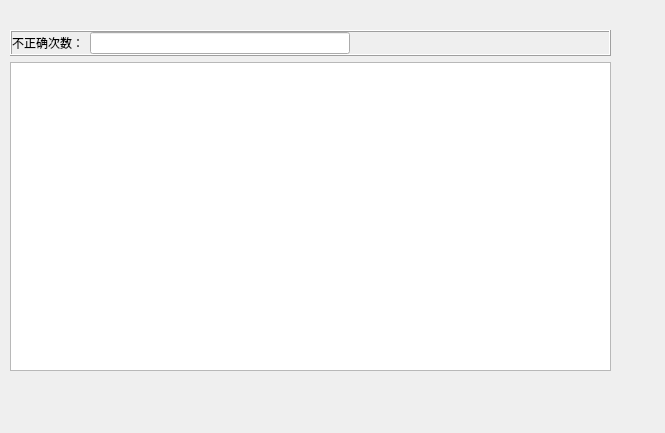
<?xml version="1.0" encoding="UTF-8"?>
<ui version="4.0">
 <class>dialowin</class>
 <widget class="QWidget" name="dialowin">
  <property name="geometry">
   <rect>
    <x>0</x>
    <y>0</y>
    <width>665</width>
    <height>433</height>
   </rect>
  </property>
  <property name="windowTitle">
   <string>Form</string>
  </property>
  <widget class="QWidget" name="widget_2" native="true">
   <property name="geometry">
    <rect>
     <x>10</x>
     <y>30</y>
     <width>601</width>
     <height>341</height>
    </rect>
   </property>
   <layout class="QVBoxLayout" name="verticalLayout">
    <property name="leftMargin">
     <number>0</number>
    </property>
    <property name="topMargin">
     <number>0</number>
    </property>
    <property name="rightMargin">
     <number>0</number>
    </property>
    <property name="bottomMargin">
     <number>0</number>
    </property>
    <item>
     <widget class="QFrame" name="frame">
      <property name="frameShape">
       <enum>QFrame::Box</enum>
      </property>
      <property name="frameShadow">
       <enum>QFrame::Raised</enum>
      </property>
      <layout class="QHBoxLayout" name="horizontalLayout">
       <property name="leftMargin">
        <number>0</number>
       </property>
       <property name="topMargin">
        <number>0</number>
       </property>
       <property name="rightMargin">
        <number>0</number>
       </property>
       <property name="bottomMargin">
        <number>0</number>
       </property>
       <item>
        <widget class="QLabel" name="label">
         <property name="text">
          <string>不正确次数：</string>
         </property>
        </widget>
       </item>
       <item>
        <widget class="QLineEdit" name="wrongCountLine">
         <property name="readOnly">
          <bool>true</bool>
         </property>
        </widget>
       </item>
       <item>
        <spacer name="horizontalSpacer">
         <property name="orientation">
          <enum>Qt::Horizontal</enum>
         </property>
         <property name="sizeHint" stdset="0">
          <size>
           <width>40</width>
           <height>20</height>
          </size>
         </property>
        </spacer>
       </item>
      </layout>
     </widget>
    </item>
    <item>
     <widget class="QWidget" name="widget" native="true">
      <layout class="QHBoxLayout" name="horizontalLayout_2">
       <property name="leftMargin">
        <number>0</number>
       </property>
       <property name="topMargin">
        <number>0</number>
       </property>
       <property name="rightMargin">
        <number>0</number>
       </property>
       <property name="bottomMargin">
        <number>0</number>
       </property>
       <item>
        <widget class="QPlainTextEdit" name="wrongPlainText"/>
       </item>
      </layout>
     </widget>
    </item>
   </layout>
  </widget>
 </widget>
 <resources/>
 <connections/>
</ui>
